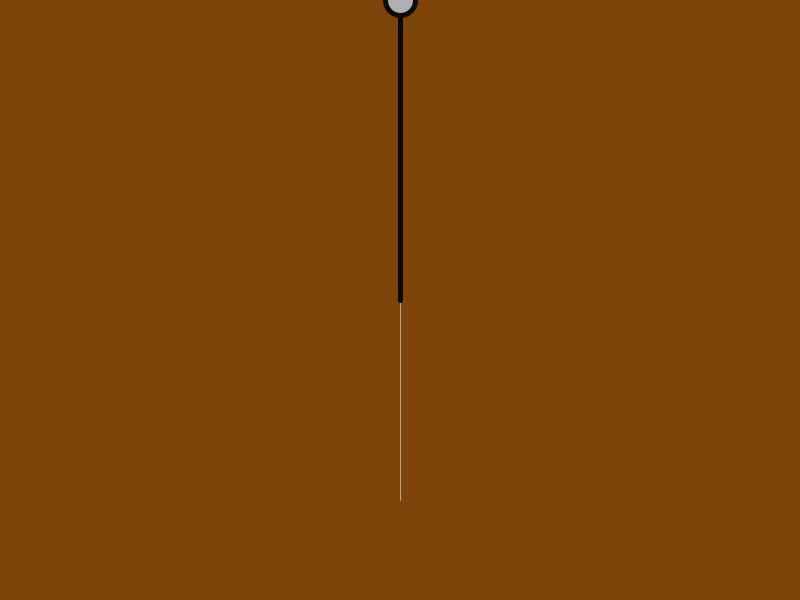
Frame 1 (no input)
Frame 60 (the mouse pressed at the canvas centre just before this capture): identical to frame 1, image omitted
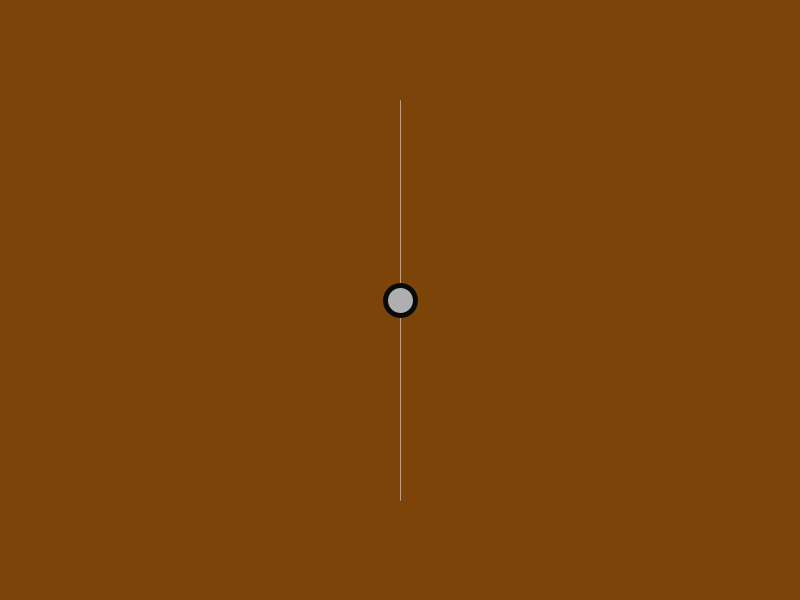
Frame 120 (the mouse held since frame 60 and released just before this capture)

The Processing sketch that drew these frames (run headless with seeded random() and noise(); from frame 60 on, the mouse is pressed at the canvas centre):

// Processing sketch: processing_127843
// ── processing_127843.pde

void setup()  {
   size(800,600);
   smooth();
   rectMode(CENTER);
   stroke(100);
   mouseX = 800/2;
   mouseY = 0;
   textAlign(CENTER);
   redraw();

   
}

void draw()  {
  background(125, mouseX * (255.0/1500), 10);
  // Slight hint for the user!
  strokeWeight(0.5);
  stroke(255);
  line(400,100,400,500);
  textSize(32);
  //text("Can you maybe... create a Circle?", 20,550);
  //redraw(); sent outside of draw()
  stroke(10);
  strokeWeight(5);
  line(800/2,600/2, mouseX, mouseY);
  fill(175);
  ellipse(mouseX,mouseY,30,30);
  println(mouseX);
  if (mouseX > 400)  {
    rect(mouseX,mouseY,30,30);
    text("Polygonal Territory!", 400,575);
    text("Find your lost twin!", 400, 525);
    rect(800/2,600/2,mouseX/4,mouseY/4);
    if (mouseX/4 == mouseY/4)  {
      //fill(10,10,10,10);
      translate(10,10);
      rect(800/2,600/2,mouseX/4,mouseY/4);
      println("It's a Square!");
      text("A twin square!", 400,50);
      //Following restart causing problems with javascript
      //text("Restart? - Mouse Left Button", 400, 100);
      //if (mouseButton == LEFT)  {
        //background(255);
        //mouseX = 800/2;
        //mouseY = 0;
      //}
      
    }
  } else if (mouseX < 400)  {
    
    text("Circular Territory!", 400,575);
 
    text("Move to the Dark Side!", 400, 525);
    ellipse(800/2,600/2,mouseX/2,mouseY/2);
    if (mouseX/2 == mouseY/2)  {
      fill(10);
      ellipse(800/2,600/2,mouseX/2,mouseY/2);
      textSize(32);
      text("You just found your dark side!", 400,50);
      //Following restart causing problems with javascript
      //text("Restart? - Mouse Left Button", 400, 100);
      //if (mouseButton == LEFT)  {
        //background(255);
        //mouseX = 800/2;
        //mouseY = 0;
      //}
      println("It's a Circle!");
    }
  }
}
